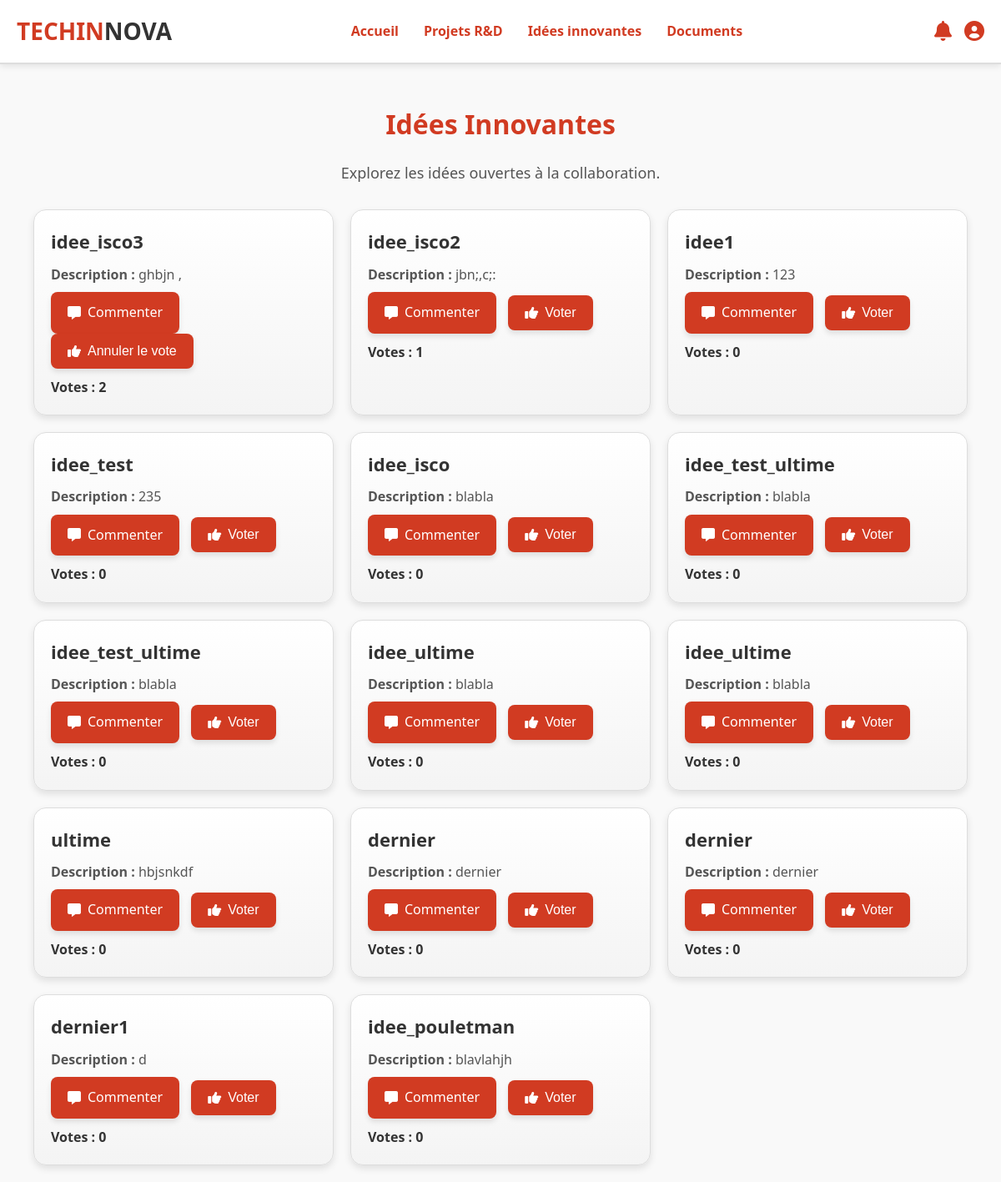
The app's page /espace_collabo/idee.php (signed in) with its own data.
### tables this page shows
CREATE TABLE `idee` (
  `id` int(11) NOT NULL,
  `titre` varchar(255) NOT NULL,
  `description` text NOT NULL,
  `votes` int(11) NOT NULL,
  `etat` enum('En attente','Acceptée','Rejetée') NOT NULL DEFAULT 'En attente',
  `date_soumission` timestamp NOT NULL DEFAULT current_timestamp(),
  `id_utilisateur` int(11) DEFAULT NULL
);

### espace_collabo/idee.php (the view, shortened to what this page needs)
<?php
require_once("C:/xampp/htdocs/projet_web/config/connexion.php");
$userId = $_SESSION['utilisateur']['id'];
$sql = "SELECT id, titre, description, votes FROM idee ORDER BY votes DESC";
$stmt = $db->prepare($sql);
$stmt->execute();
$idees = $stmt->fetchAll();
?>
<!DOCTYPE html>
<html lang="fr">
<head>
    <link rel="stylesheet" href="css/idee.css">
    <link rel="stylesheet" href="https://cdnjs.cloudflare.com/ajax/libs/font-awesome/6.0.0-beta3/css/all.min.css">
</head>
<body>
    <header class="navbar">
        <div class="logo">
            <h1><span>TECHIN</span>NOVA</h1>
        </div>
        <nav class="menu">
            <ul>
                <li><a href="acceuil.php" data-page="accueil">Accueil</a></li>
                <li><a href="projetr&d.php" data-page="projets">Projets R&D</a></li>
                <li><a href="idee.php" data-page="idees">Idées innovantes</a></li>
                <li><a href="doc.php" data-page="documents">Documents</a></li>
            </ul>
        </nav>
        <div class="user-icons">
            <div class="user-icon">
                <a href="notification.php"><i class="fas fa-bell"></i></a>
            </div>
            <div class="user-icon">
                <a href="profil.php"><i class="fas fa-user-circle"></i></a>
            </div>
        </div>
    </header>
    <main id="content">
        <h2>Idées Innovantes</h2>
        <p class="intro">Explorez les idées ouvertes à la collaboration.</p>
        <div class="ideas-container">
            <?php if (!empty($idees)): ?>
                <?php foreach ($idees as $idee): ?>
                    <?php
                    $checkVoteSql = "SELECT * FROM user_votes WHERE user_id = :user_id AND idee_id = :idee_id";
                    $checkVoteStmt = $db->prepare($checkVoteSql);
                    $checkVoteStmt->execute([
                        ':user_id' => $userId,
                        ':idee_id' => $idee['id']
                    ]);
                    $hasVoted = $checkVoteStmt->fetch();
                    ?>
                    <div class="idea">
                        <h3><?= htmlspecialchars($idee['titre']) ?></h3>
                        <p><strong>Description :</strong> <?= htmlspecialchars($idee['description']) ?></p>
                        <a href="commentaire.php?id=<?= $idee['id'] ?>" class="comment-button">
                            <i class="fas fa-comment-alt"></i> Commenter
                        </a>
                        <form action="" method="POST" style="display: inline;">
                            <button type="submit" class="vote-button">
                                <i class="fas fa-thumbs-up"></i> <?= $hasVoted ? "Annuler le vote" : "Voter" ?>
                            </button>
                        </form>
                        <span class="vote-count">Votes : <?= htmlspecialchars($idee['votes']) ?></span>
                    </div>
                <?php endforeach; ?>
            <?php else: ?>
                <p>Aucune idée disponible pour le moment.</p>
            <?php endif; ?>
        </div>
    </main>
</body>
</html>

### espace_collabo/css/idee.css (style rules this page uses)
body { margin: 0; padding: 0; font-family: 'Segoe UI', Tahoma, Geneva, Verdana, sans-serif; background-color: #f9f9f9; color: #333; line-height: 1.6; }
.navbar { display: flex; justify-content: space-between; align-items: center; background-color: #fff; padding: 15px 20px; border-bottom: 2px solid #ddd; position: sticky; top: 0; z-index: 1000; box-shadow: 0 2px 8px rgba(0, 0, 0, 0.1); transition: box-shadow 0.3s ease-in-out; }
.logo h1 { margin: 0; font-size: 28px; color: #333; font-weight: 700; }
.logo span { color: #d13b22; font-weight: bold; }
.menu ul { list-style: none; display: flex; margin: 0; padding: 0; }
.menu ul li { margin: 0 15px; }
.menu ul li a { text-decoration: none; color: #d13b22; font-weight: bold; font-size: 16px; transition: color 0.3s ease, transform 0.3s ease; }
.user-icons { display: flex; align-items: center; }
.user-icon { font-size: 24px; color: #d13b22; margin-left: 15px; }
.user-icon a { text-decoration: none; color: #d13b22; transition: color 0.3s; }
.ideas-container { display: grid; grid-template-columns: repeat(auto-fit, minmax(300px, 1fr)); gap: 20px; margin-top: 20px; padding: 0 20px; }
.idea { border: 1px solid #ddd; padding: 20px; border-radius: 15px; background: linear-gradient(to bottom, #fff, #f4f4f4); box-shadow: 0 4px 8px rgba(0, 0, 0, 0.1); transition: transform 0.3s, box-shadow 0.3s; }
.idea h3 { margin: 0 0 10px; font-size: 22px; color: #333; font-weight: 700; }
.idea p { margin: 10px 0; font-size: 16px; color: #555; line-height: 1.4; }
.vote-button, .comment-button { background-color: #d13b22; color: #fff; border: none; padding: 12px 20px; border-radius: 8px; font-size: 16px; cursor: pointer; margin-right: 10px; transition: background-color 0.3s ease, transform 0.3s ease; display: inline-flex; align-items: center; box-shadow: 0 4px 6px rgba(0, 0, 0, 0.1); }
.vote-button i, .comment-button i { margin-right: 8px; }
.vote-count { display: block; margin-top: 10px; font-size: 16px; font-weight: bold; color: #333; }
a { text-decoration: none; transition: color 0.3s ease; }
main { padding: 20px; max-width: 1200px; margin: auto; }
main h2 { font-size: 32px; color: #d13b22; text-align: center; margin-bottom: 10px; }
main .intro { text-align: center; font-size: 18px; color: #555; margin-bottom: 30px; }

### records on screen
idee: titre "idee_isco3", description "ghbjn ,", shows "Annuler le vote", votes "2"
idee: titre "idee_isco2", description "jbn;,c;:", shows "Voter", votes "1"
idee: titre "idee1", description "123", shows "Voter", votes "0"
idee: titre "idee_test", description "235", shows "Voter", votes "0"
idee: titre "idee_isco", description "blabla", shows "Voter", votes "0"
idee: titre "idee_test_ultime", description "blabla", shows "Voter", votes "0"
idee: titre "idee_test_ultime", description "blabla", shows "Voter", votes "0"
idee: titre "idee_ultime", description "blabla", shows "Voter", votes "0"
idee: titre "idee_ultime", description "blabla", shows "Voter", votes "0"
idee: titre "ultime", description "hbjsnkdf", shows "Voter", votes "0"
idee: titre "dernier", description "dernier", shows "Voter", votes "0"
idee: titre "dernier", description "dernier", shows "Voter", votes "0"
idee: titre "dernier1", description "d", shows "Voter", votes "0"
idee: titre "idee_pouletman", description "blavlahjh", shows "Voter", votes "0"
